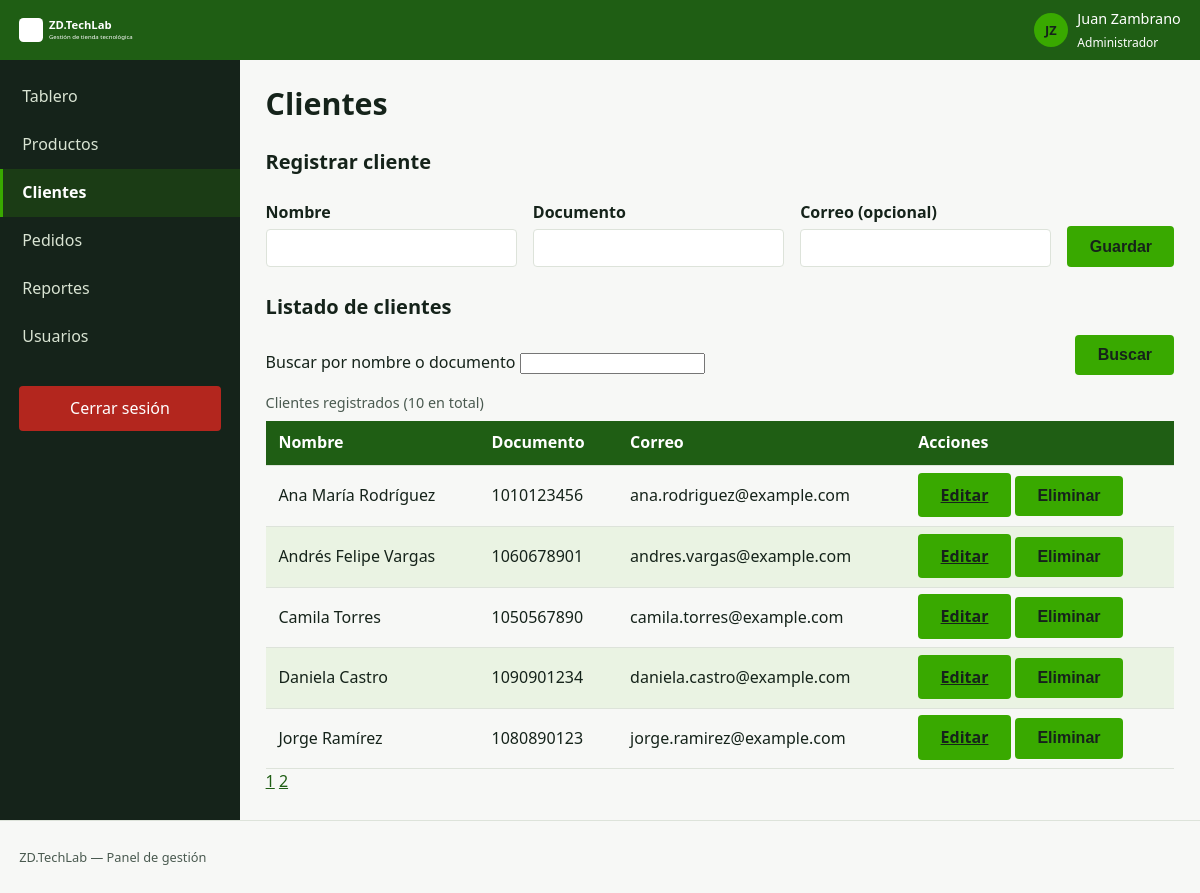
/clientes.php (signed in), run on the app's committed database.
### tables this page shows
CREATE TABLE clientes (
  id         INT UNSIGNED AUTO_INCREMENT PRIMARY KEY,
  nombre     VARCHAR(150) NOT NULL,
  documento  VARCHAR(30)  NOT NULL,
  correo     VARCHAR(150) NULL,
  creado_en  DATETIME NOT NULL DEFAULT CURRENT_TIMESTAMP,
  UNIQUE KEY uq_clientes_documento (documento)
);

### app/modelos/ClienteModelo.php (called while the page is built, shortened)
<?php
final class ClienteModelo
{
    public function listar(string $busqueda = '', int $pagina = 1, int $porPagina = 10): array
    {
        $offset = max(0, ($pagina - 1) * $porPagina);
        $st = $this->pdo->prepare(
            'SELECT id, nombre, documento, correo FROM clientes
             WHERE nombre LIKE :b1 OR documento LIKE :b2
             ORDER BY nombre
             LIMIT :lim OFFSET :off'
        );
        $st->bindValue(':b1', '%' . $busqueda . '%');
        $st->bindValue(':b2', '%' . $busqueda . '%');
        $st->bindValue(':lim', $porPagina, PDO::PARAM_INT);
        $st->bindValue(':off', $offset, PDO::PARAM_INT);
        $st->execute();
        return $st->fetchAll();
    }
    public function contar(string $busqueda = ''): int
    {
        $st = $this->pdo->prepare('SELECT COUNT(*) AS total FROM clientes WHERE nombre LIKE :b1 OR documento LIKE :b2');
        $st->bindValue(':b1', '%' . $busqueda . '%');
        $st->bindValue(':b2', '%' . $busqueda . '%');
        $st->execute();
        return (int) $st->fetch()['total'];
    }
}

### clientes.php (the view, shortened to what this page needs)
<?php
require_once __DIR__ . '/app/modelos/ClienteModelo.php';
$pdo    = Conexion::obtener();
$modelo = new ClienteModelo($pdo);
$busqueda  = trim((string) ($_GET['b'] ?? ''));
$pagina    = max(1, (int) ($_GET['pagina'] ?? 1));
$porPagina = 5;
$clientes     = $modelo->listar($busqueda, $pagina, $porPagina);
$total        = $modelo->contar($busqueda);
$totalPaginas = max(1, (int) ceil($total / $porPagina));
$editando = null;
function conQueryClientes(array $cambios): string
{
    $actual = $_GET;
    foreach ($cambios as $k => $v) {
        $actual[$k] = $v;
    }
    return '?' . http_build_query($actual);
}
?>
<!DOCTYPE html>
<html lang="es">
<head>
  <link rel="stylesheet" href="<?= BASE_URL ?>css/tokens.css">
  <link rel="stylesheet" href="<?= BASE_URL ?>css/estilos.css">
</head>
<body>
  <div class="panel">
    <?php require __DIR__ . '/app/vistas/parciales/cabecera.php'; ?>
    <?php require __DIR__ . '/app/vistas/parciales/menu.php'; ?>
    <main class="panel__contenido">
      <h1>Clientes</h1>
      <section aria-labelledby="titulo-formulario">
        <h2 id="titulo-formulario"><?= $editando ? 'Editar cliente' : 'Registrar cliente' ?></h2>
        <form method="post" action="<?= BASE_URL ?>app/controladores/clientes_guardar.php" novalidate class="formulario formulario--linea">
          <div>
            <label for="nombre">Nombre</label>
            <input type="text" id="nombre" name="nombre" minlength="3" required
                   value="<?= htmlspecialchars($editando['nombre'] ?? '', ENT_QUOTES, 'UTF-8') ?>">
          </div>
          <div>
            <label for="documento">Documento</label>
            <input type="text" id="documento" name="documento" minlength="4" required
                   value="<?= htmlspecialchars($editando['documento'] ?? '', ENT_QUOTES, 'UTF-8') ?>">
          </div>
          <div>
            <label for="correo">Correo (opcional)</label>
            <input type="email" id="correo" name="correo"
                   value="<?= htmlspecialchars($editando['correo'] ?? '', ENT_QUOTES, 'UTF-8') ?>">
          </div>
          <button type="submit" class="boton"><?= $editando ? 'Guardar cambios' : 'Guardar' ?></button>
        </form>
      </section>
      <section aria-labelledby="titulo-tabla">
        <h2 id="titulo-tabla">Listado de clientes</h2>
        <form method="get" class="formulario--linea" style="margin-bottom:1rem;">
          <div>
            <label for="b">Buscar por nombre o documento</label>
            <input type="search" id="b" name="b" value="<?= htmlspecialchars($busqueda, ENT_QUOTES, 'UTF-8') ?>">
          </div>
          <button type="submit" class="boton">Buscar</button>
        </form>
        <table id="tabla-clientes">
          <caption>Clientes registrados (<?= $total ?> en total)</caption>
          <thead>
            <tr>
              <th scope="col">Nombre</th>
              <th scope="col">Documento</th>
              <th scope="col">Correo</th>
              <th scope="col">Acciones</th>
            </tr>
          </thead>
          <tbody>
            <?php foreach ($clientes as $c): ?>
              <tr>
                <td><?= htmlspecialchars($c['nombre'], ENT_QUOTES, 'UTF-8') ?></td>
                <td><?= htmlspecialchars($c['documento'], ENT_QUOTES, 'UTF-8') ?></td>
                <td><?= htmlspecialchars($c['correo'] ?? '—', ENT_QUOTES, 'UTF-8') ?></td>
                <td>
                  <a href="<?= conQueryClientes(['editar' => $c['id']]) ?>" class="boton boton--pequeno">Editar</a>
                  <form method="post" action="<?= BASE_URL ?>app/controladores/clientes_eliminar.php"
                        style="display:inline" onsubmit="return confirm('¿Eliminar este cliente?');">
                    <button type="submit" class="boton boton--pequeno boton--peligro">Eliminar</button>
                  </form>
                </td>
              </tr>
            <?php endforeach; ?>
          </tbody>
        </table>
        <?php if ($totalPaginas > 1): ?>
          <nav aria-label="Paginación de clientes">
            <?php for ($i = 1; $i <= $totalPaginas; $i++): ?>
              <a href="<?= conQueryClientes(['pagina' => $i]) ?>" <?= $i === $pagina ? 'aria-current="page"' : '' ?>><?= $i ?></a>
            <?php endfor; ?>
          </nav>
        <?php endif; ?>
      </section>
    </main>
    <?php require __DIR__ . '/app/vistas/parciales/pie.php'; ?>
</body>
</html>

### css/tokens.css (style rules this page uses)
:root { --superficie: #F7F8F6; --superficie-alta: #FFFFFF; --borde: #DDE3DA; --color-marca: #1F5E14; --color-marca-suave: #EAF3E3; --color-accion: #39A900; --color-acento: #F08A00; --texto: #15231A; --texto-tenue: #4A5A50; --texto-claro: #FFFFFF; --texto-sobre-brillante: #15231A; --exito: #2E7D32; --advertencia: #A85E00; --error: #B3261E; --info: #15506B; --fuente-base: system-ui, "Segoe UI", Roboto, sans-serif; }
:root { --texto-xs: 0.8rem; --texto-sm: 0.9rem; --texto-md: 1rem; --texto-lg: 1.25rem; --texto-xl: 1.9rem; }

### css/estilos.css (style rules this page uses)
*, *::before, *::after { box-sizing: border-box; }
body { margin: 0; font-family: var(--fuente-base); font-size: 16px; line-height: 1.6; color: var(--texto); background: var(--superficie); }
h1 { font-size: var(--texto-xl); line-height: 1.2; margin: 0 0 .5rem; }
h2 { font-size: var(--texto-lg); margin: 1.5rem 0 .75rem; }
a { color: var(--color-marca); }
.boton { background: var(--color-accion); color: var(--texto-sobre-brillante); font-weight: 600; border: none; border-radius: 4px; padding: .7rem 1.4rem; font-size: var(--texto-md); cursor: pointer; transition: background .18s ease; }
.formulario label { display: block; font-weight: 600; margin: .6rem 0 .25rem; }
.formulario input, .formulario select { width: 100%; padding: .55rem .7rem; border: 1px solid var(--borde); border-radius: 4px; font-size: var(--texto-md); }
.formulario--linea { display: flex; flex-wrap: wrap; align-items: flex-end; gap: 1rem; }
.formulario--linea > div { flex: 1 1 160px; }
.panel { display: grid; grid-template-columns: 1fr; grid-template-rows: 60px 1fr auto; grid-template-areas: "barra" "contenido" "pie"; min-height: 100vh; }
.panel__contenido { grid-area: contenido; padding: 1.6rem; overflow-y: auto; }
table { width: 100%; border-collapse: collapse; margin-top: .5rem; }
thead { background: var(--color-marca); color: #fff; position: sticky; top: 0; }
th, td { padding: .6rem .8rem; text-align: left; border-bottom: 1px solid var(--borde); }
tbody tr:nth-child(even) { background: var(--color-marca-suave); }
caption { text-align: left; font-size: var(--texto-sm); color: var(--texto-tenue); margin-bottom: .4rem; }
@media (min-width: 1024px) { .panel { grid-template-columns: 240px 1fr; grid-template-rows: 60px 1fr auto; grid-template-areas: "barra barra" "menu contenido" "pie pie"; } }

### data on the page
clientes: nombre "Ana María Rodríguez", documento "1010123456", correo "ana.rodriguez@example.com"
clientes: nombre "Andrés Felipe Vargas", documento "1060678901", correo "andres.vargas@example.com"
clientes: nombre "Camila Torres", documento "1050567890", correo "camila.torres@example.com"
clientes: nombre "Daniela Castro", documento "1090901234", correo "daniela.castro@example.com"
clientes: nombre "Jorge Ramírez", documento "1080890123", correo "jorge.ramirez@example.com"

### other printed values
$iniciales "JZ"
$usuario['nombre'] "Juan Zambrano"
$usuario['rol'] "Administrador"
$op['texto'] "Tablero"
$op['texto'] "Productos"
$op['texto'] "Clientes"
$op['texto'] "Pedidos"
$op['texto'] "Reportes"
$op['texto'] "Usuarios"
$total "10"
